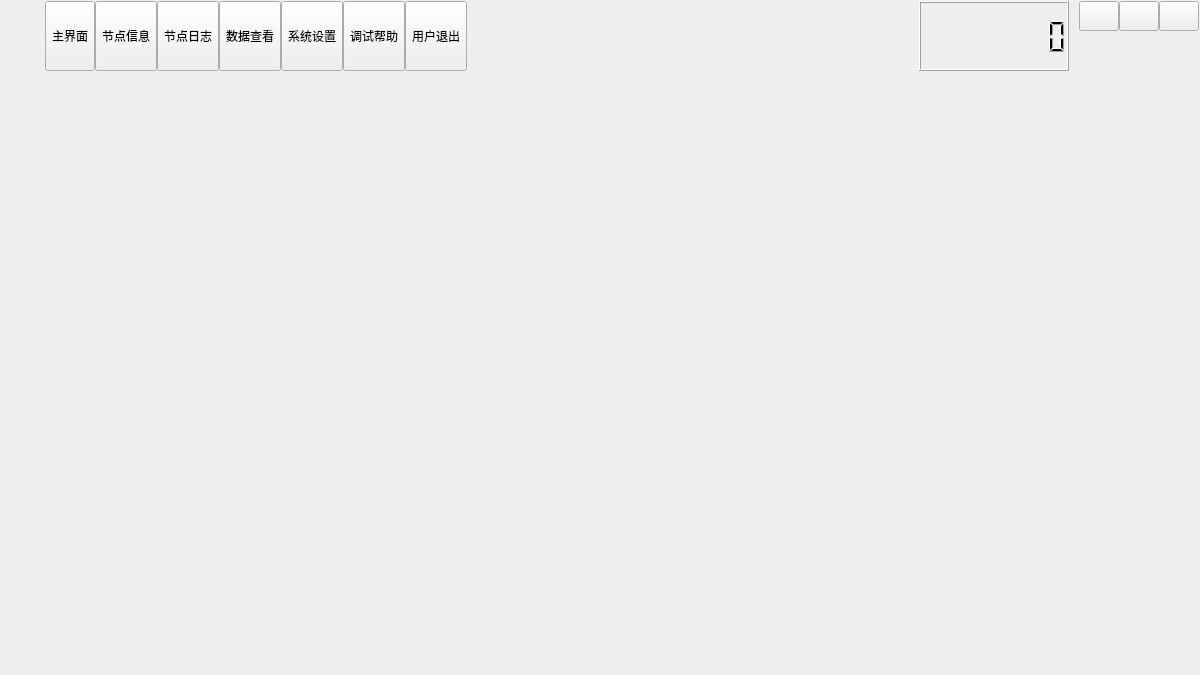
<?xml version="1.0" encoding="UTF-8"?>
<ui version="4.0">
 <class>frmMain</class>
 <widget class="QDialog" name="frmMain">
  <property name="geometry">
   <rect>
    <x>0</x>
    <y>0</y>
    <width>1200</width>
    <height>675</height>
   </rect>
  </property>
  <property name="windowTitle">
   <string>Form</string>
  </property>
  <layout class="QVBoxLayout" name="verticalLayout">
   <property name="spacing">
    <number>0</number>
   </property>
   <property name="leftMargin">
    <number>1</number>
   </property>
   <property name="topMargin">
    <number>1</number>
   </property>
   <property name="rightMargin">
    <number>1</number>
   </property>
   <property name="bottomMargin">
    <number>1</number>
   </property>
   <item>
    <widget class="QWidget" name="widgetTitle" native="true">
     <property name="sizePolicy">
      <sizepolicy hsizetype="Preferred" vsizetype="Fixed">
       <horstretch>0</horstretch>
       <verstretch>0</verstretch>
      </sizepolicy>
     </property>
     <layout class="QHBoxLayout" name="horizontalLayout_2">
      <property name="spacing">
       <number>10</number>
      </property>
      <property name="leftMargin">
       <number>10</number>
      </property>
      <property name="topMargin">
       <number>0</number>
      </property>
      <property name="rightMargin">
       <number>0</number>
      </property>
      <property name="bottomMargin">
       <number>0</number>
      </property>
      <item>
       <widget class="QLabel" name="labIco">
        <property name="text">
         <string/>
        </property>
        <property name="alignment">
         <set>Qt::AlignCenter</set>
        </property>
       </widget>
      </item>
      <item>
       <widget class="QLabel" name="labTitle">
        <property name="styleSheet">
         <string notr="true"/>
        </property>
        <property name="text">
         <string/>
        </property>
        <property name="alignment">
         <set>Qt::AlignLeading|Qt::AlignLeft|Qt::AlignVCenter</set>
        </property>
       </widget>
      </item>
      <item>
       <widget class="QWidget" name="widgetTop" native="true">
        <layout class="QHBoxLayout" name="horizontalLayout_3">
         <property name="spacing">
          <number>0</number>
         </property>
         <property name="leftMargin">
          <number>0</number>
         </property>
         <property name="topMargin">
          <number>0</number>
         </property>
         <property name="rightMargin">
          <number>0</number>
         </property>
         <property name="bottomMargin">
          <number>0</number>
         </property>
         <item>
          <widget class="QToolButton" name="btnMain">
           <property name="sizePolicy">
            <sizepolicy hsizetype="Fixed" vsizetype="Expanding">
             <horstretch>0</horstretch>
             <verstretch>0</verstretch>
            </sizepolicy>
           </property>
           <property name="text">
            <string>主界面</string>
           </property>
           <property name="icon">
            <iconset resource="../other/main.qrc">
             <normaloff>:/image/main_main.png</normaloff>:/image/main_main.png</iconset>
           </property>
           <property name="toolButtonStyle">
            <enum>Qt::ToolButtonTextUnderIcon</enum>
           </property>
          </widget>
         </item>
         <item>
          <widget class="QToolButton" name="toolButton_2">
           <property name="sizePolicy">
            <sizepolicy hsizetype="Fixed" vsizetype="Expanding">
             <horstretch>0</horstretch>
             <verstretch>0</verstretch>
            </sizepolicy>
           </property>
           <property name="text">
            <string>节点信息</string>
           </property>
           <property name="icon">
            <iconset theme="applications-graphics">
             <normaloff>.</normaloff>.</iconset>
           </property>
           <property name="toolButtonStyle">
            <enum>Qt::ToolButtonTextUnderIcon</enum>
           </property>
          </widget>
         </item>
         <item>
          <widget class="QToolButton" name="toolButton">
           <property name="sizePolicy">
            <sizepolicy hsizetype="Fixed" vsizetype="Expanding">
             <horstretch>0</horstretch>
             <verstretch>0</verstretch>
            </sizepolicy>
           </property>
           <property name="text">
            <string>节点日志</string>
           </property>
           <property name="icon">
            <iconset>
             <normaloff>../other/image/main_about.png</normaloff>../other/image/main_about.png</iconset>
           </property>
           <property name="toolButtonStyle">
            <enum>Qt::ToolButtonTextUnderIcon</enum>
           </property>
          </widget>
         </item>
         <item>
          <widget class="QToolButton" name="btnData">
           <property name="sizePolicy">
            <sizepolicy hsizetype="Fixed" vsizetype="Expanding">
             <horstretch>0</horstretch>
             <verstretch>0</verstretch>
            </sizepolicy>
           </property>
           <property name="text">
            <string>数据查看</string>
           </property>
           <property name="icon">
            <iconset resource="../other/main.qrc">
             <normaloff>:/image/main_data.png</normaloff>:/image/main_data.png</iconset>
           </property>
           <property name="checked">
            <bool>false</bool>
           </property>
           <property name="toolButtonStyle">
            <enum>Qt::ToolButtonTextUnderIcon</enum>
           </property>
          </widget>
         </item>
         <item>
          <widget class="QToolButton" name="btnConfig">
           <property name="sizePolicy">
            <sizepolicy hsizetype="Fixed" vsizetype="Expanding">
             <horstretch>0</horstretch>
             <verstretch>0</verstretch>
            </sizepolicy>
           </property>
           <property name="text">
            <string>系统设置</string>
           </property>
           <property name="icon">
            <iconset resource="../other/main.qrc">
             <normaloff>:/image/main_config.png</normaloff>:/image/main_config.png</iconset>
           </property>
           <property name="toolButtonStyle">
            <enum>Qt::ToolButtonTextUnderIcon</enum>
           </property>
          </widget>
         </item>
         <item>
          <widget class="QToolButton" name="btnHelp">
           <property name="sizePolicy">
            <sizepolicy hsizetype="Fixed" vsizetype="Expanding">
             <horstretch>0</horstretch>
             <verstretch>0</verstretch>
            </sizepolicy>
           </property>
           <property name="styleSheet">
            <string notr="true"/>
           </property>
           <property name="text">
            <string>调试帮助</string>
           </property>
           <property name="icon">
            <iconset resource="../other/main.qrc">
             <normaloff>:/image/main_person.png</normaloff>:/image/main_person.png</iconset>
           </property>
           <property name="toolButtonStyle">
            <enum>Qt::ToolButtonTextUnderIcon</enum>
           </property>
          </widget>
         </item>
         <item>
          <widget class="QToolButton" name="btnExit">
           <property name="sizePolicy">
            <sizepolicy hsizetype="Fixed" vsizetype="Expanding">
             <horstretch>0</horstretch>
             <verstretch>0</verstretch>
            </sizepolicy>
           </property>
           <property name="styleSheet">
            <string notr="true"/>
           </property>
           <property name="text">
            <string>用户退出</string>
           </property>
           <property name="icon">
            <iconset resource="../other/main.qrc">
             <normaloff>:/image/main_exit.png</normaloff>:/image/main_exit.png</iconset>
           </property>
           <property name="toolButtonStyle">
            <enum>Qt::ToolButtonTextUnderIcon</enum>
           </property>
          </widget>
         </item>
         <item>
          <spacer name="horizontalSpacer">
           <property name="orientation">
            <enum>Qt::Horizontal</enum>
           </property>
           <property name="sizeHint" stdset="0">
            <size>
             <width>40</width>
             <height>20</height>
            </size>
           </property>
          </spacer>
         </item>
        </layout>
       </widget>
      </item>
      <item>
       <widget class="QLCDNumber" name="lcd">
        <property name="sizePolicy">
         <sizepolicy hsizetype="Preferred" vsizetype="Preferred">
          <horstretch>0</horstretch>
          <verstretch>0</verstretch>
         </sizepolicy>
        </property>
        <property name="minimumSize">
         <size>
          <width>150</width>
          <height>0</height>
         </size>
        </property>
        <property name="digitCount">
         <number>8</number>
        </property>
       </widget>
      </item>
      <item>
       <widget class="QWidget" name="widgetMenu" native="true">
        <layout class="QGridLayout" name="gridLayout_2">
         <property name="leftMargin">
          <number>0</number>
         </property>
         <property name="topMargin">
          <number>0</number>
         </property>
         <property name="rightMargin">
          <number>0</number>
         </property>
         <property name="bottomMargin">
          <number>0</number>
         </property>
         <property name="spacing">
          <number>0</number>
         </property>
         <item row="0" column="3">
          <widget class="QPushButton" name="btnMenu_Close">
           <property name="sizePolicy">
            <sizepolicy hsizetype="Minimum" vsizetype="Expanding">
             <horstretch>0</horstretch>
             <verstretch>0</verstretch>
            </sizepolicy>
           </property>
           <property name="minimumSize">
            <size>
             <width>30</width>
             <height>30</height>
            </size>
           </property>
           <property name="cursor">
            <cursorShape>ArrowCursor</cursorShape>
           </property>
           <property name="focusPolicy">
            <enum>Qt::NoFocus</enum>
           </property>
           <property name="toolTip">
            <string>关闭</string>
           </property>
           <property name="text">
            <string/>
           </property>
          </widget>
         </item>
         <item row="0" column="1">
          <widget class="QPushButton" name="btnMenu_Min">
           <property name="sizePolicy">
            <sizepolicy hsizetype="Minimum" vsizetype="Expanding">
             <horstretch>0</horstretch>
             <verstretch>0</verstretch>
            </sizepolicy>
           </property>
           <property name="minimumSize">
            <size>
             <width>30</width>
             <height>30</height>
            </size>
           </property>
           <property name="cursor">
            <cursorShape>ArrowCursor</cursorShape>
           </property>
           <property name="focusPolicy">
            <enum>Qt::NoFocus</enum>
           </property>
           <property name="toolTip">
            <string>最小化</string>
           </property>
           <property name="text">
            <string/>
           </property>
          </widget>
         </item>
         <item row="0" column="2">
          <widget class="QPushButton" name="btnMenu_Max">
           <property name="sizePolicy">
            <sizepolicy hsizetype="Minimum" vsizetype="Expanding">
             <horstretch>0</horstretch>
             <verstretch>0</verstretch>
            </sizepolicy>
           </property>
           <property name="minimumSize">
            <size>
             <width>30</width>
             <height>30</height>
            </size>
           </property>
           <property name="focusPolicy">
            <enum>Qt::NoFocus</enum>
           </property>
           <property name="text">
            <string/>
           </property>
          </widget>
         </item>
         <item row="2" column="1" colspan="2">
          <spacer name="verticalSpacer">
           <property name="orientation">
            <enum>Qt::Vertical</enum>
           </property>
           <property name="sizeHint" stdset="0">
            <size>
             <width>20</width>
             <height>40</height>
            </size>
           </property>
          </spacer>
         </item>
        </layout>
       </widget>
      </item>
     </layout>
    </widget>
   </item>
   <item>
    <widget class="QStackedWidget" name="stackedWidget">
     <property name="minimumSize">
      <size>
       <width>5</width>
       <height>0</height>
      </size>
     </property>
     <property name="styleSheet">
      <string notr="true"/>
     </property>
     <property name="currentIndex">
      <number>0</number>
     </property>
     <widget class="QWidget" name="page1">
      <layout class="QVBoxLayout" name="verticalLayout_2">
       <item>
        <layout class="QGridLayout" name="gridLayout"/>
       </item>
      </layout>
     </widget>
     <widget class="QWidget" name="page2">
      <layout class="QVBoxLayout" name="verticalLayout_3">
       <item>
        <widget class="QLabel" name="lab2">
         <property name="text">
          <string>系统设置</string>
         </property>
         <property name="alignment">
          <set>Qt::AlignCenter</set>
         </property>
        </widget>
       </item>
      </layout>
     </widget>
     <widget class="QWidget" name="page3">
      <layout class="QVBoxLayout" name="verticalLayout_5">
       <item>
        <widget class="QWidget" name="widget_6" native="true">
         <widget class="QTableView" name="table1">
          <property name="geometry">
           <rect>
            <x>30</x>
            <y>50</y>
            <width>1111</width>
            <height>531</height>
           </rect>
          </property>
         </widget>
         <widget class="QPushButton" name="toexcel">
          <property name="geometry">
           <rect>
            <x>30</x>
            <y>20</y>
            <width>89</width>
            <height>25</height>
           </rect>
          </property>
          <property name="text">
           <string>导出数据</string>
          </property>
         </widget>
        </widget>
       </item>
      </layout>
     </widget>
     <widget class="QWidget" name="page4">
      <layout class="QVBoxLayout" name="verticalLayout_4">
       <item>
        <widget class="QLabel" name="lab4">
         <property name="text">
          <string>调试帮助</string>
         </property>
         <property name="alignment">
          <set>Qt::AlignCenter</set>
         </property>
        </widget>
       </item>
      </layout>
     </widget>
     <widget class="QWidget" name="page">
      <widget class="QLabel" name="label_2">
       <property name="geometry">
        <rect>
         <x>40</x>
         <y>10</y>
         <width>67</width>
         <height>17</height>
        </rect>
       </property>
       <property name="text">
        <string>节点</string>
       </property>
      </widget>
      <widget class="QWidget" name="widget" native="true">
       <property name="geometry">
        <rect>
         <x>0</x>
         <y>0</y>
         <width>1201</width>
         <height>601</height>
        </rect>
       </property>
       <widget class="tempset" name="settemp" native="true">
        <property name="geometry">
         <rect>
          <x>30</x>
          <y>20</y>
          <width>250</width>
          <height>250</height>
         </rect>
        </property>
       </widget>
       <widget class="QCustomPlot" name="plot1" native="true">
        <property name="geometry">
         <rect>
          <x>30</x>
          <y>280</y>
          <width>300</width>
          <height>301</height>
         </rect>
        </property>
       </widget>
       <widget class="QComboBox" name="comboBox">
        <property name="geometry">
         <rect>
          <x>910</x>
          <y>20</y>
          <width>261</width>
          <height>81</height>
         </rect>
        </property>
        <property name="font">
         <font>
          <pointsize>30</pointsize>
         </font>
        </property>
        <item>
         <property name="text">
          <string>节点1</string>
         </property>
        </item>
        <item>
         <property name="text">
          <string>节点2</string>
         </property>
        </item>
        <item>
         <property name="text">
          <string>节点3</string>
         </property>
        </item>
       </widget>
       <widget class="wetset" name="setwet" native="true">
        <property name="geometry">
         <rect>
          <x>330</x>
          <y>20</y>
          <width>250</width>
          <height>250</height>
         </rect>
        </property>
       </widget>
       <widget class="lightset" name="setlight" native="true">
        <property name="geometry">
         <rect>
          <x>630</x>
          <y>21</y>
          <width>250</width>
          <height>250</height>
         </rect>
        </property>
       </widget>
       <widget class="QCustomPlot" name="plot2" native="true">
        <property name="geometry">
         <rect>
          <x>370</x>
          <y>280</y>
          <width>300</width>
          <height>300</height>
         </rect>
        </property>
       </widget>
       <widget class="QCustomPlot" name="plot3" native="true">
        <property name="geometry">
         <rect>
          <x>710</x>
          <y>280</y>
          <width>300</width>
          <height>300</height>
         </rect>
        </property>
       </widget>
       <widget class="Battery" name="battery" native="true">
        <property name="geometry">
         <rect>
          <x>910</x>
          <y>119</y>
          <width>261</width>
          <height>151</height>
         </rect>
        </property>
       </widget>
       <widget class="QLabel" name="led2">
        <property name="geometry">
         <rect>
          <x>1050</x>
          <y>460</y>
          <width>120</width>
          <height>120</height>
         </rect>
        </property>
        <property name="text">
         <string/>
        </property>
       </widget>
       <widget class="QLabel" name="led1">
        <property name="geometry">
         <rect>
          <x>1050</x>
          <y>310</y>
          <width>120</width>
          <height>120</height>
         </rect>
        </property>
        <property name="text">
         <string/>
        </property>
       </widget>
       <widget class="QLabel" name="label_6">
        <property name="geometry">
         <rect>
          <x>1050</x>
          <y>280</y>
          <width>67</width>
          <height>21</height>
         </rect>
        </property>
        <property name="text">
         <string>酒精浓度</string>
        </property>
       </widget>
       <widget class="QLabel" name="label_7">
        <property name="geometry">
         <rect>
          <x>1050</x>
          <y>430</y>
          <width>67</width>
          <height>21</height>
         </rect>
        </property>
        <property name="text">
         <string>烟雾</string>
        </property>
       </widget>
      </widget>
     </widget>
     <widget class="QWidget" name="page_2">
      <widget class="QWidget" name="widget_2" native="true">
       <property name="geometry">
        <rect>
         <x>0</x>
         <y>0</y>
         <width>1201</width>
         <height>611</height>
        </rect>
       </property>
       <widget class="QTableView" name="table2">
        <property name="geometry">
         <rect>
          <x>80</x>
          <y>50</y>
          <width>1051</width>
          <height>511</height>
         </rect>
        </property>
       </widget>
      </widget>
     </widget>
    </widget>
   </item>
  </layout>
 </widget>
 <customwidgets>
  <customwidget>
   <class>tempset</class>
   <extends>QWidget</extends>
   <header location="global">tempset.h</header>
   <container>1</container>
  </customwidget>
  <customwidget>
   <class>QCustomPlot</class>
   <extends>QWidget</extends>
   <header location="global">qcustomplot.h</header>
   <container>1</container>
  </customwidget>
  <customwidget>
   <class>Battery</class>
   <extends>QWidget</extends>
   <header location="global">battery.h</header>
   <container>1</container>
  </customwidget>
  <customwidget>
   <class>wetset</class>
   <extends>QWidget</extends>
   <header location="global">wetset.h</header>
   <container>1</container>
  </customwidget>
  <customwidget>
   <class>lightset</class>
   <extends>QWidget</extends>
   <header location="global">lightset.h</header>
   <container>1</container>
  </customwidget>
 </customwidgets>
 <resources>
  <include location="../other/main.qrc"/>
 </resources>
 <connections/>
</ui>
